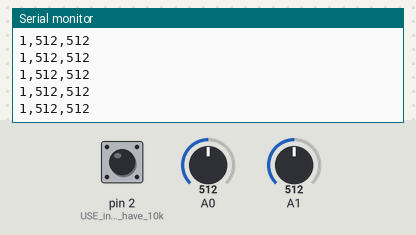
The sketch below on a simulated Arduino Uno, built with avr-gcc and run on an emulated ATmega328P. On the bench: the last lines printed to the serial monitor. The test bench sets the inputs (shaded band); at power-on: A1 = 512, A0 = 512, pin 2 (USE_input_if_you_have_10k) HIGH.

Above: at 8.8 s.
8.9 s: A1 set to 985
At 10.0 s:
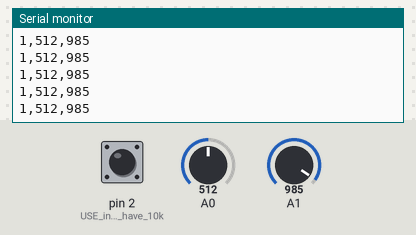
12.9 s: A0 set to 984
At 13.9 s:
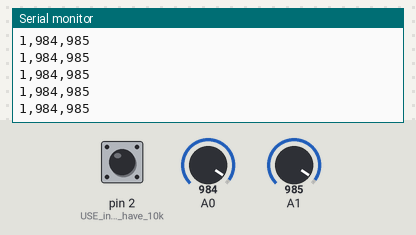
15.9 s: A0 set to 1013
At 16.8 s:
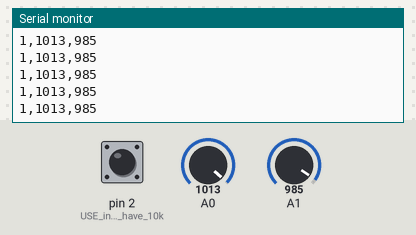
Timing chart, 0 to 18.4 s (numbered marks = the images above; inputs shaded):
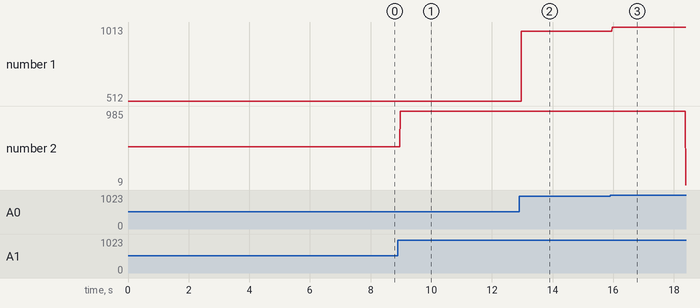

The sketch:

serialPrintSensors.ino
```cpp
void setup() {
  pinMode(2, INPUT_PULLUP);
  // pinMode(2, INPUT); // USE input if you have 10k Pulldown resistors
  Serial.begin(9600);
}

void loop() {
  int button = digitalRead(2);
  int sensor1 = analogRead(A0);
  int sensor2 = analogRead(A1);

  Serial.print(button);
  Serial.print(',');
  Serial.print(sensor1);
  Serial.print(',');
  Serial.println(sensor2);
}
```

Measured:
- after the input at 8.9 s, the serial monitor: prints a new line after 0.07 s (image 1)
- after the input at 12.9 s, the serial monitor: prints a new line after 0.07 s (image 2)
- after the input at 15.9 s, the serial monitor: prints a new line after 0.07 s (image 3)
- plotted number 1: 512 → 984 after the input at 12.9 s, 984 → 1013 after the input at 15.9 s
- plotted number 2: 512 → 985 after the input at 8.9 s, 985 → 9 after the input at 15.9 s
